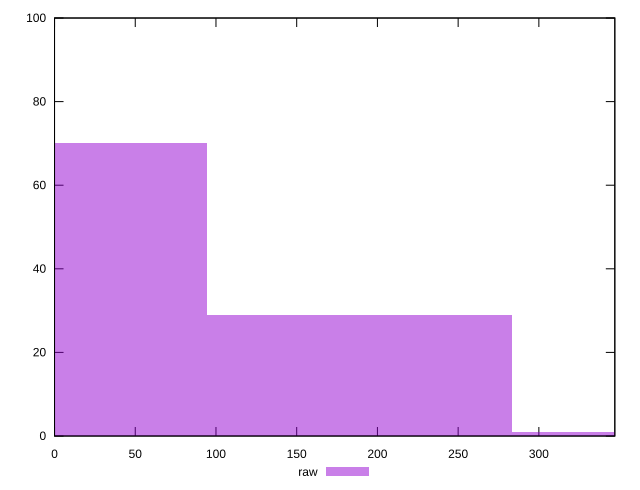

Write the gnuplot code that produced this figure.
reset

$raw <<EOF
378.14870423270025 1
0 70
189.07435211635013 29
EOF

set key outside below
set boxwidth 189.07435211635013
set xrange [0:347.0510001182556]
set yrange [0:100]
set trange [0:100]
set style fill transparent solid 0.5 noborder
set terminal svg size 640, 490 enhanced background rgb 'white'
set output "report_00019_2021-02-10T18-14-37.922Z//uses-rel-preconnect/samples/pages+cached+noadtech/raw/histogram.svg"

plot $raw title "raw" with boxes

reset
